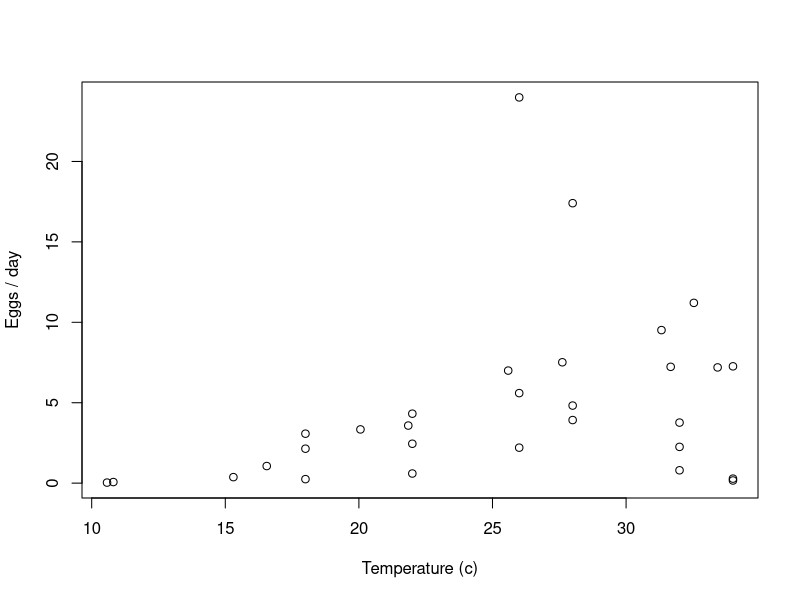

The R source for this figure:
### Aedes aegypti fecundity ###

library(minpack.lm)

# Load and visualize the data

aedes <- read.csv("../Data/aedes_fecund.csv")
  
plot(aedes$T, aedes$EFD, xlab = "Temperature (c)", ylab = "Eggs / day")

## The TPC models

quad1 <- function(T, T0, Tm, c) {
  c * (T - T0) * (T - Tm) * as.numeric(T < Tm) * as.numeric(T > T0)
}

briere <- function(T, T0, Tm, c) {
  c * T * (T - T0) * (abs(Tm - T) ^ (1 / 2)) * as.numeric(T < Tm) * as.numeric(T > T0)
}

## Scale data

scale <- 20

aed.lin <- lm(EFD / scale ~ T, data = aedes)

aed.quad <- nlsLM(EFD / scale ~ quad1(T, T0, Tm, c),
                  start = list(T0 = 10, Tm = 40, c = 0.01),
                  data = aedes)

aed.br <- nlsLM(EFD / scale ~ briere(T, T0, Tm, c),
                start = list(T0 = 10, Tm = 40, c = 0.1),
                data = aedes)

## Complete as per example 2
